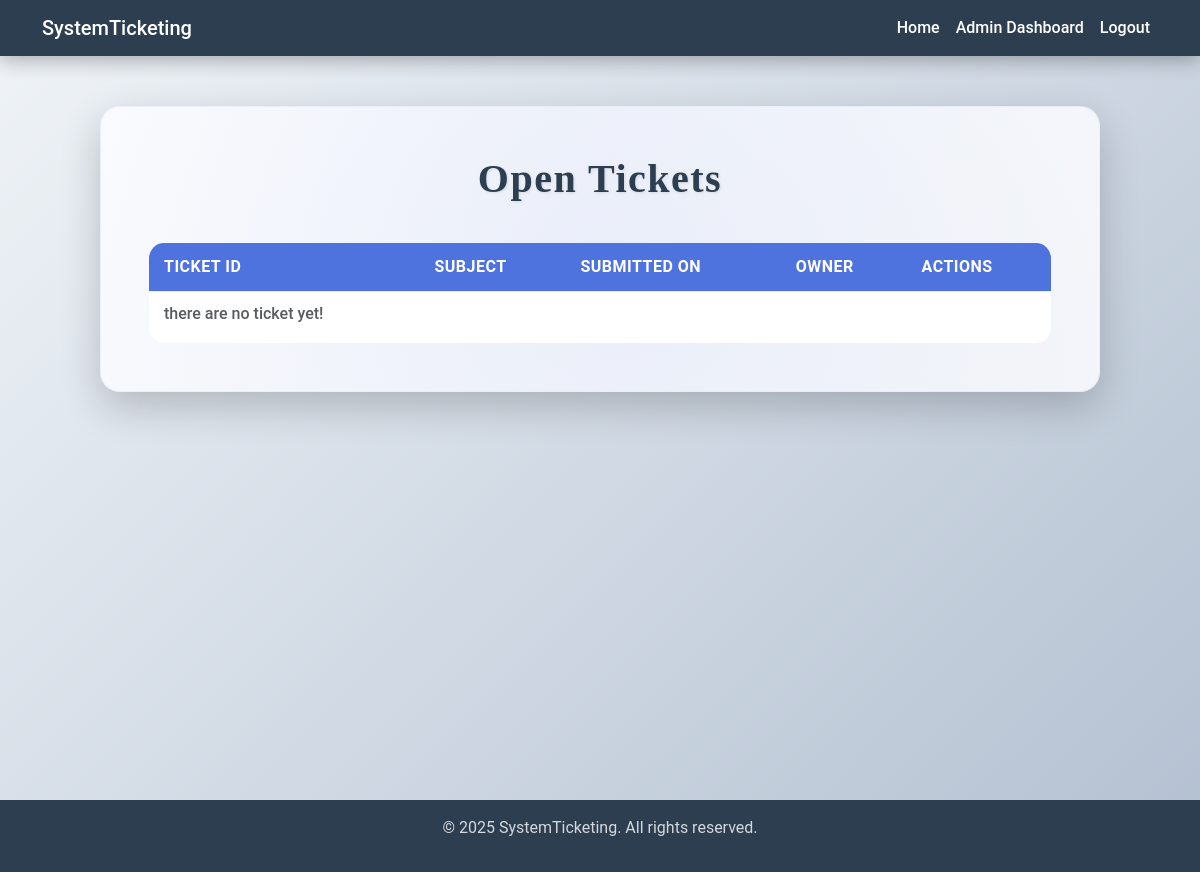
Page /ticket/lists-open/ (signed in) on the earlier database version.
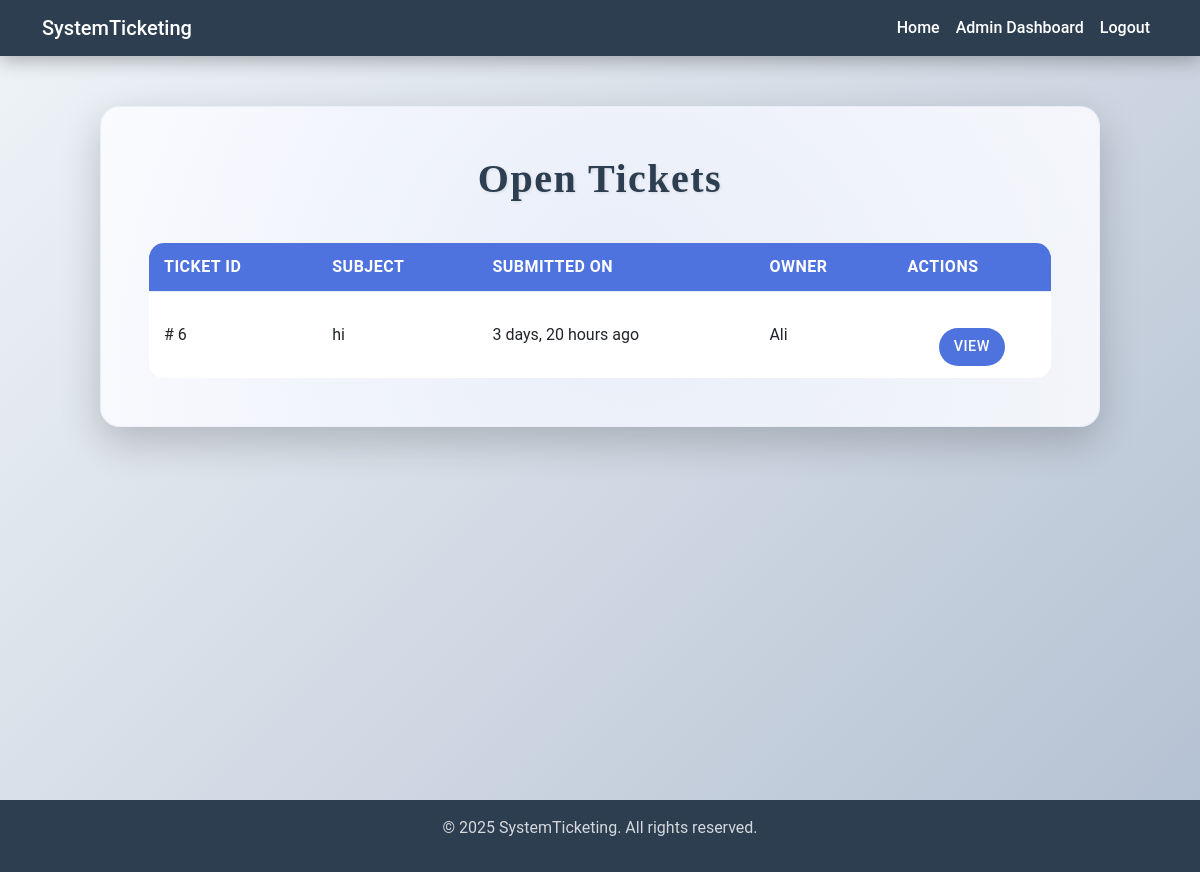
Same page on the later database version.
### ticket/models.py (models this page shows, shortened)
class TimeStampedModel(models.Model):
    created_at = models.DateTimeField(auto_now_add=True)
    updated_at = models.DateTimeField(auto_now=True)
    class Meta:
        abstract = True

class Ticket(TimeStampedModel):
    subject = models.CharField(max_length=200)
    description = models.TextField()
    user = models.ForeignKey(User, on_delete=models.CASCADE, related_name='user_ticket')
    file = models.FileField(upload_to='tickets/%Y/%m/%d', null=True, blank=True)
    status = models.CharField(max_length=50, choices=STARTS_CHOICES, default='Open')
    def get_absolute_url(self):
        return reverse('ticket:ticket-detail', kwargs={'ticket_id': self.pk})

### ticket/views.py (the view)
# urls.py: path('lists-open/', views.TicketOpenListView.as_view(), name='ticket-open-lists'),
class TicketOpenListView(LoginRequiredMixin, TemplateView):
    template_name = 'ticket/open_tickets_list.html'
    def dispatch(self, request, *args, **kwargs):
        if not request.user.is_staff:
            return redirect('home:home')
        return super().dispatch(request, *args, **kwargs)
    def get_context_data(self, **kwargs):
        context = super().get_context_data(**kwargs)
        context['open_list'] = Ticket.objects.filter(status="Open")
        return context

### ticket/templates/ticket/open_tickets_list.html (shortened to what this page needs)
{% extends 'main.html' %}
{% block main %}
    <div class="content">
        <div class="open-tickets-card">
            <h2>Open Tickets</h2>
            <table class="ticket-table">
                <thead>
                <tr>
                    <th>Ticket ID</th>
                    <th>Subject</th>
                    <th>Submitted On</th>
                    <th>Owner</th>
                    <th>Actions</th>
                </tr>
                </thead>
                <tbody>
                {% for list in open_list %}
                    <tr>
                        <td># {{ list.id }}</td>
                        <td>{{ list.subject }}</td>
                        <td>{{ list.created_at |timesince }} ago</td>
                        <td>{{ list.user.username|capfirst }}</td>
                        <td>
                            <div class="button-group">
                                <a href="{{ list.get_absolute_url }}" class="btn btn-primary btn-sm">View</a>
                            </div>
                        </td>
                        {% empty %}
                        <td>
                            <div>
                                <h6 class="text-muted">there are no ticket yet!</h6>
                            </div>
                        </td>
                {% endfor %}
                </tbody>
            </table>
        </div>
    </div>
{% endblock %}

Differences in the rows shown:
now on this page (row edited): Ticket: id "6", subject "hi", created_at "3 days, 20 hours", user.username "Ali"
Other differences:
text no longer shown: "there are no ticket yet!"
